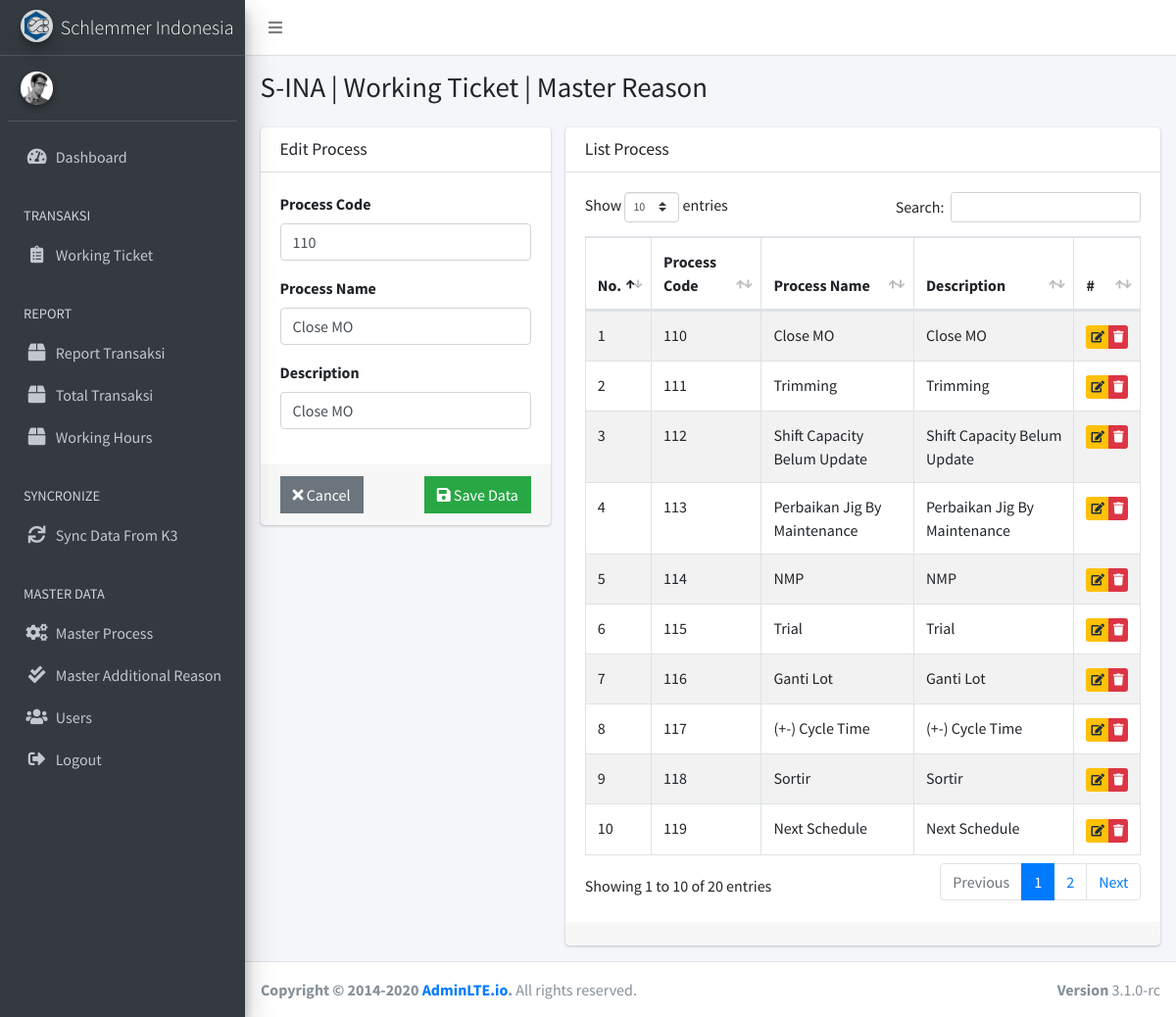
Page /Reason/edit/1 on the committed database.
### tables this page shows
CREATE TABLE `reason` (
  `id` int(11) NOT NULL,
  `kode` varchar(255) NOT NULL,
  `nama` varchar(255) NOT NULL,
  `deskripsi` varchar(255) NOT NULL,
  `status` varchar(1) NOT NULL,
  `created_date` datetime NOT NULL,
  `created_by` varchar(255) NOT NULL,
  `last_date` datetime NOT NULL,
  `update_by` varchar(255) NOT NULL
);

### application/controllers/Reason.php (called while the page is built, shortened)
<?php
    class Reason extends CI_Controller
    {
        function __construct()
        {
            $this->load->model(array('M_crud', 'M_master'));
        }
        function edit($id)
        {
            $result = $this->M_master->cekDatabyID('reason', $id);
            if(count($result) > 0)
            {
                foreach($result as $row)
                {
                    $kode           = $row->kode;
                    $nama           = $row->nama;
                    $deskripsi      = $row->deskripsi;
                }
                $data['edit'] = array(
                    'id'            => $id,
                    'kode'          => $kode,
                    'nama'          => $nama,
                    'deskripsi'     => $deskripsi,
                );
                $data['judul'] = "S-INA | Working Ticket | Master Reason";
                $data['reason'] = $this->M_master->loadData('reason');
                $this->load->view('Include/header', $data);
                $this->load->view('Include/sidebar');
                $this->load->view('Reason/edit', $data);
                $this->load->view('Include/footer');
            }
            else
            {
                $this->session->set_flashdata('error', 'Data Tidak Ditemukan');
                redirect('Reason', 'refresh');
            }
        }
    }

### index.php (called while the page is built, shortened)
<?php
require_once BASEPATH.'core/CodeIgniter.php';

### application/models/M_master.php (called while the page is built, shortened)
<?php
    class M_master extends CI_Model
    {
        function cekDatabyID($table, $id)
        {
            $this->db->where('id', $id);
            return $this->db->get($table)->result();
        }
        function loadData($table)
        {
            $this->db->where('status', '1');
            $this->db->order_by('kode', 'ASC');
            return $this->db->get($table)->result();
        }
    }

### application/views/Reason/edit.php (the view, shortened to what this page needs)
<div class="content-wrapper">
    <div class="content-header">
        <div class="container-fluid">
            <div class="row mb-2">
                <div class="col-sm-12">
                    <h1 class="m-0"><?php echo $judul; ?></h1>
                </div>
            </div>
        </div>
    </div>
    <section class="content">
        <div class="container-fluid">
            <div class="row">
                <div class="col-4">
                    <div class="card">
<form method="POST" action="<?php echo base_url().'Reason/update' ?>">
	<div class="card-header">
		<h5 class="card-title">Edit Process</h5>
	</div>
	<div class="card-body">
		<div class="form-group">
			<label class="control-label">Process Code</label>
			<input type="text" name="kode" value="<?php echo $edit['kode'] ?>" class="form-control" required maxlength="10" placeholder="Process Code" autofocus autocomplete="off" style="text-transform:uppercase;" data-tooltip="tooltip" data-placement="top" title="Process Code">
		</div>
		<div class="form-group">
			<label class="control-label">Process Name</label>
			<input type="text" name="nama" value="<?php echo $edit['nama'] ?>" class="form-control" required maxlength="150" placeholder="Process Name" autocomplete="off" style="text-transform:capitalize;" data-tooltip="tooltip" data-placement="top" title="Process Name">
		</div>
		<div class="form-group">
			<label class="control-label">Description</label>
			<input class="form-control" name="deskripsi" value="<?php echo $edit['deskripsi'] ?>" class="form-control" placeholder="Description" data-tooltip="tooltip" data-placement="top" title="Description"></input>
		</div>
	</div>
	<div class="card-footer">
		<button type="reset" class="btn btn-flat btn-secondary" data-tooltip="tooltip" data-placement="top" title="Cancel"><i class="fas fa-times"></i> Cancel</button>
		<button type="submit" class="btn btn-flat float-right btn-success" data-tooltip="tooltip" data-placement="top" title="Save Data"><i class="fas fa-save"></i> Save Data</button>
	</div>
</form>
                    </div>
                </div>
                <div class="col-8">
                    <div class="card">
<div class="card-header">
	<h5 class="card-title">List Process</h5>
</div>
                        <div class="card-body">
                            <div class="table-responsive">
                                <table class="table table-striped table-hover table-bordered" id="data1">
                                    <thead>
                                        <th>No.</th>
                                        <th>Process Code</th>
                                        <th>Process Name</th>
                                        <th>Description</th>
                                        <th>#</th>
                                    </thead>
                                    <tbody>
                                        <?php
                                            $no=1;
                                            foreach($reason as $row)
                                            {
                                                ?>
                                                    <tr>
                                                        <td><?php echo $no++; ?></td>
                                                        <td><?php echo $row->kode; ?></td>
                                                        <td><?php echo $row->nama; ?></td>
                                                        <td><?php echo $row->deskripsi; ?></td>
                                                        <td>
                                                            <div class="btn-group">
                                                                <a href="<?php echo base_url().'Reason/edit/'.$row->id; ?>" class="btn btn-xs btn-warning"><i class="fas fa-edit"></i></a>
                                                                <button type="button" data-toggle="modal" data-target="#hapusProses" data-id="<?php echo $row->id; ?>" class="btn btn-xs btn-danger"><i class="fas fa-trash"></i></button>
                                                            </div>
                                                        </td>
                                                    </tr>
                                                <?php
                                            }
                                        ?>
                                    </tbody>
                                </table>
                            </div>
                        </div>
                        <div class="card-footer" style="text-align: center; font-size:x-large;">
                        </div>
                    </div>
                </div>
            </div>
        </div>
    </section>
</div>

### rows in the picture
reason: kode "110", nama "Close MO", deskripsi "Close MO"
reason: kode "111", nama "Trimming", deskripsi "Trimming"
reason: kode "112", nama "Shift Capacity Belum Update", deskripsi "Shift Capacity Belum Update"
reason: kode "113", nama "Perbaikan Jig By Maintenance", deskripsi "Perbaikan Jig By Maintenance"
reason: kode "114", nama "NMP", deskripsi "NMP"
reason: kode "115", nama "Trial", deskripsi "Trial"
reason: kode "116", nama "Ganti Lot", deskripsi "Ganti Lot"
reason: kode "117", nama "(+-) Cycle Time", deskripsi "(+-) Cycle Time"
reason: kode "118", nama "Sortir", deskripsi "Sortir"
reason: kode "119", nama "Next Schedule", deskripsi "Next Schedule"

### other values in the picture
$judul "S-INA | Working Ticket | Master Reason"
